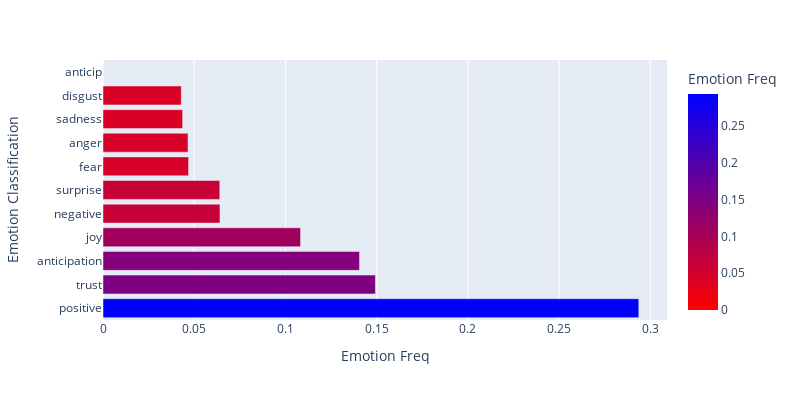

Notebook code for this chart:
### Code cell
emotion_df = pd.DataFrame.from_dict(n1, orient='index')
emotion_df = emotion_df.reset_index()
emotion_df = emotion_df.rename(columns={'index' : 'Emotion Classification' , 0: 'Emotion Freq'})
emotion_df = emotion_df.sort_values(by=['Emotion Freq'], ascending=False)
import plotly.express as px
fig = px.bar(emotion_df, x='Emotion Freq', y='Emotion Classification', color = 'Emotion Freq', orientation='h',color_continuous_scale='Bluered_r', width = 800, height = 400)
fig.show()

### Figure 1 — Plotly figure (JSON) as saved in the notebook; plotly's stock layout.template omitted (floating-point values rounded to 4 significant figures)
{"data": [{"alignmentgroup": "True", "hovertemplate": "Emotion Freq=%{marker.color}<br>Emotion Classification=%{y}<extra></extra>", "legendgroup": "", "marker": {"color": [0.2937, 0.1493, 0.1406, 0.1083, 0.06411, 0.064, 0.0469, 0.04658, 0.04365, 0.04291, 0], "coloraxis": "coloraxis", "pattern": {"shape": ""}}, "name": "", "offsetgroup": "", "orientation": "h", "showlegend": false, "textposition": "auto", "type": "bar", "x": [0.2937, 0.1493, 0.1406, 0.1083, 0.06411, 0.064, 0.0469, 0.04658, 0.04365, 0.04291, 0], "xaxis": "x", "y": ["positive", "trust", "anticipation", "joy", "negative", "surprise", "fear", "anger", "sadness", "disgust", "anticip"], "yaxis": "y"}], "layout": {"barmode": "relative", "coloraxis": {"colorbar": {"title": {"text": "Emotion Freq"}}, "colorscale": [[0, "rgb(255,0,0)"], [1, "rgb(0,0,255)"]]}, "height": 400, "legend": {"tracegroupgap": 0}, "margin": {"t": 60}, "width": 800, "xaxis": {"anchor": "y", "domain": [0, 1], "title": {"text": "Emotion Freq"}}, "yaxis": {"anchor": "x", "domain": [0, 1], "title": {"text": "Emotion Classification"}}}}
